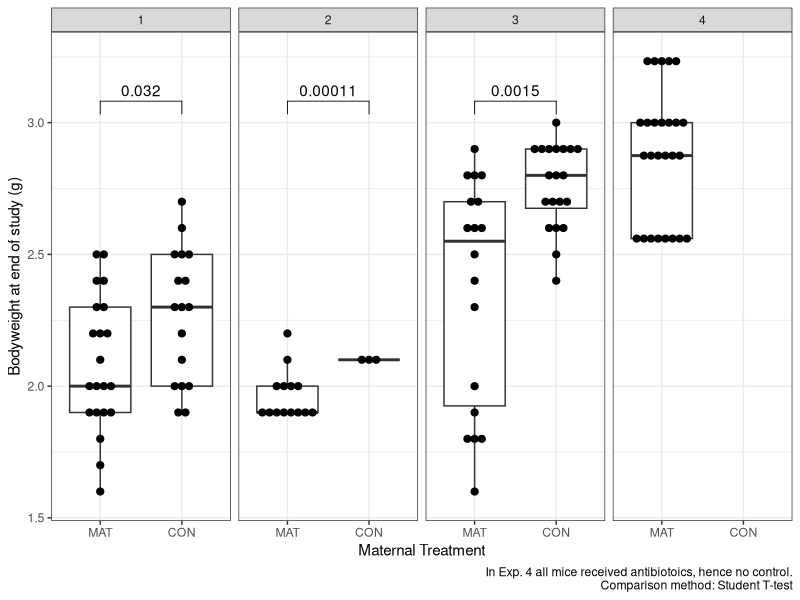
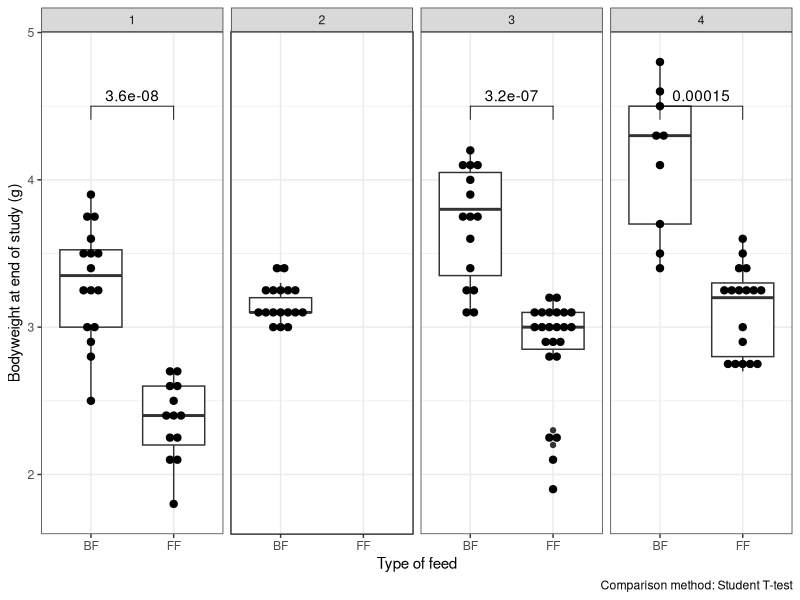
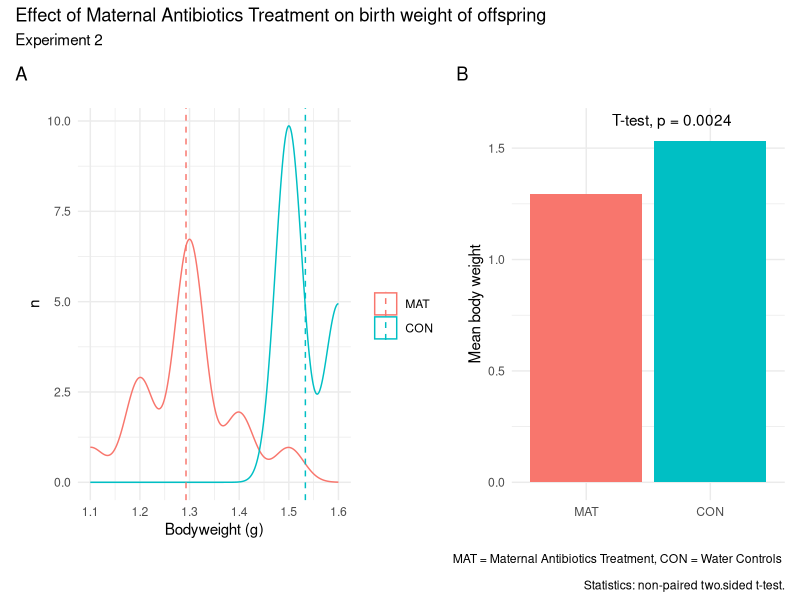
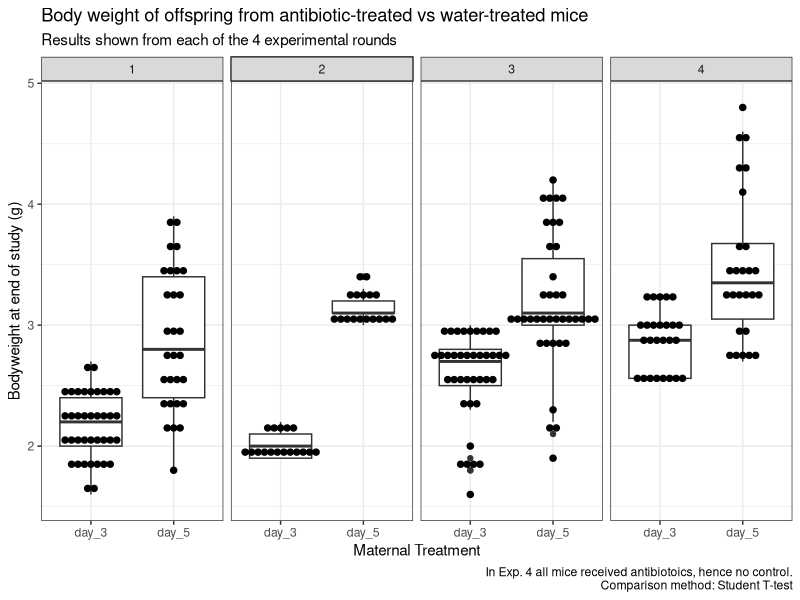

The R source for these figures, in order: (Note: this script raises an error after producing the figures.)
## ---- chunk 1
knitr::opts_chunk$set(echo = TRUE)
library(rstatix)
library(ggpubr)
library(patchwork)
library(tidyverse)
library(readxl)
library(broom)
## ---- chunk 2
data <- read_excel("data/processed/weight_development.xlsx") %>% 
  select(sample_id:cage, bodyweight_birthday_group_average, bodyweight_birthday_plus_24H_group_average, bodyweight_birthday_plus_48H_group_average, bodyweight_baseline, bodyweight_baseline_plus_24h, bodyweight_baseline_plus_48h) %>% 
  rename(day_0 = "bodyweight_birthday_group_average",
         day_1 = "bodyweight_birthday_plus_24H_group_average", 
         day_2 = "bodyweight_birthday_plus_48H_group_average",
         day_3 = bodyweight_baseline, 
         day_4 = `bodyweight_baseline_plus_24h`, 
         day_5 = `bodyweight_baseline_plus_48h`,) %>% 
  pivot_longer(., cols = c(day_0:day_5),
                names_to = "time",
                values_to = "bodyweight") %>% 
  mutate(received_antibiotics = recode_factor(received_antibiotics, 
                                       Yes = "MAT",
                                       No = "CON"))
  #%>%
  # #mutate(across(where(is_character),as_factor))
## ---- chunk 3
startweight <- data %>% 
  filter(exp_number %in% c("1", "2", "3","4")) %>% 
  filter(time %in% c("day_3", "day_5")) %>%
  drop_na(bodyweight) %>% 
  group_by(exp_number, type_of_feed, maternal_treatment, group, time) %>% 
  summarise(startweight = mean(bodyweight),
            sd = sd(bodyweight))

startweight %>% 
  filter(exp_number == "2") %>% 
  arrange(time)
## ---- chunk 4
get_box_stats <- function(y, upper_limit = max(data$bodyweight[data$time == "day_5"]) * 1.2) {
  return(data.frame(
    y =  0.9*upper_limit,
    label = paste(
      "n =", length(y), "\n",
      "Mean =", round(mean(y), 2), "\n" #,
      #"Median =", round(median(y), 2), "\n"
    )
  ))
}

my_comparisons <- list( c("CON", "MAT"))

data %>% 
  #filter(exp_number %in% c("1", "2", "3","4")) %>% 
  filter(time %in% c("day_3")) %>%
  drop_na(bodyweight) %>% 
  ggplot(
    aes(x = received_antibiotics,
        y = bodyweight)
  ) +
  geom_boxplot() +
  geom_dotplot(
     binaxis = "y", stackdir = "center", dotsize = 0.5) +
  facet_grid(~ exp_number) +
  stat_summary(
    fun.data = get_box_stats, geom = "text", hjust = 0.5, vjust = 0.9) +
  labs(
    #title = "Body weight of offspring from antibiotic-treated vs water-treated mice",
   # subtitle = "Results shown from each of the 4 experimental rounds",
    caption = "In Exp. 4 all mice received antibiotoics, hence no control.
    Comparison method: Student T-test",
    x = "Maternal Treatment",
    y = "Bodyweight at end of study (g)"
  ) +
  theme_bw() + 
  stat_compare_means(
    method = "t.test", 
    label.y = 3, 
    comparisons = my_comparisons
    )
## ---- chunk 5
get_box_stats <- function(y, upper_limit = max(data$bodyweight[data$time == "day_5"]) * 1.2) {
  return(data.frame(
    y =  0.9*upper_limit,
    label = paste(
      "n =", length(y), "\n",
      "Mean =", round(mean(y), 2), "\n" #,
      #"Median =", round(median(y), 2), "\n"
    )
  ))
}

my_comparisons <- list( c("BF", "FF"))

data %>% 
  #filter(exp_number %in% c("1", "2", "3","4")) %>% 
  filter(time %in% c("day_5")) %>%
  drop_na(bodyweight) %>% 
  ggplot(
    aes(x = type_of_feed,
        y = bodyweight)
  ) +
  geom_boxplot() +
  geom_dotplot(
     binaxis = "y", stackdir = "center", dotsize = 0.5) +
  facet_grid(~ exp_number) +
  stat_summary(
    fun.data = get_box_stats, geom = "text", hjust = 0.5, vjust = 0.9) +
  labs(
    #title = "Body weight of offspring from antibiotic-treated vs water-treated mice",
   # subtitle = "Results shown from each of the 4 experimental rounds",
    caption = " Comparison method: Student T-test",
    x = "Type of feed",
    y = "Bodyweight at end of study (g)"
  ) +
  theme_bw() + 
  stat_compare_means(
    method = "t.test", 
    label.y = 4.35, 
    comparisons = my_comparisons
    )
## ---- chunk 6
birthweight <- data %>% 
  filter(exp_number %in% "2") %>% 
  filter(time %in% c("day_0", "day_1", "day_2")) %>%
  drop_na(bodyweight) %>% 
  group_by(exp_number, maternal_treatment, time) %>% 
  summarise(birthweight = mean(bodyweight),
            sd = sd(bodyweight))

birthweight %>% 
  filter(time %in% "day_0") %>% 
  knitr::kable()

lm_birthweight <- data %>%  #LM for effect of gestational age on offspring birthweight. 
  filter(exp_number %in% "2") %>% 
  filter(time %in% c("day_0", "day_1", "day_2")) %>%
  drop_na(bodyweight) %>% 
  filter(time == "day_0") %>% 
  mutate(gestation_age = if_else(maternal_treatment == "CON", 21,20)) %>% 
  do(lm(bodyweight ~ gestation_age + maternal_treatment,.) %>% tidy)
lm_birthweight

data %>% # ANOVA for effect of gestational age on offspring birthweight. 
  filter(exp_number %in% "2") %>% 
  filter(time %in% c("day_0", "day_1", "day_2")) %>%
  drop_na(bodyweight) %>% 
  filter(time == "day_0") %>% 
  mutate(gestation_age = if_else(maternal_treatment == "CON", 21,20)) %>% 
  rstatix::anova_test(., bodyweight ~ gestation_age)
  
## ---- chunk 7
exp2.bw.density <- data %>% 
  filter(exp_number == "2") %>% 
  filter(time == 'day_0') %>% 
  ggplot(aes(x = bodyweight, color = received_antibiotics)) +
    geom_density() +
  geom_vline(data = data %>% 
              filter(exp_number == "2") %>% 
  filter(time == 'day_0') %>% 
  group_by(received_antibiotics) %>% 
  summarise(grp.mean = mean(bodyweight)), aes(xintercept=grp.mean, color=received_antibiotics),
             linetype="dashed") +
  guides(fill = guide_legend(title = ""),
         colour = guide_legend(title = " ")) + 
  labs(title = "", y = "n", x = "Bodyweight (g)") +
  theme_minimal() 

exp2.bw.col <- data %>% 
  filter(exp_number == "2") %>% 
  filter(time == 'day_0') %>% 
  ggplot(aes(x = received_antibiotics, y = bodyweight, fill = received_antibiotics)) +
  geom_bar(stat = "summary",
           fun = "mean") +
  labs(title = "", y = "Mean body weight", x = "") +
  theme_minimal() +  
  stat_compare_means(
    method = "t.test", 
    label.y = 1.6, 
    label.x.npc = 0.4) +
  theme(legend.position="none")

birth_weight_patch <- (exp2.bw.density + exp2.bw.col) + plot_annotation(
  title = 'Effect of Maternal Antibiotics Treatment on birth weight of offspring',
  subtitle = 'Experiment 2',
  tag_levels = 'A',
  caption = 'MAT = Maternal Antibiotics Treatment, CON = Water Controls \n 
  Statistics: non-paired two.sided t-test.'
)
birth_weight_patch
#ggsave("../Results/Weight/Figure_1_Birthweights.png", birth_weight_patch)


## ---- chunk 8
get_box_stats <- function(y, upper_limit = max(data$bodyweight[data$time == "day_5"]) * 1.0) {
  return(data.frame(
    y = 0.9 * upper_limit,
    label = paste(
      "n =", length(y), "\n",
      "Mean =", round(mean(y), 2), "\n" #,
      #"Median =", round(median(y), 2), "\n"
    )
  ))
}

my_comparisons <- list( c("CON", "MAT"))

data %>% 
  filter(time %in% c("day_3", "day_5")) %>% 
  ggplot(aes(
    time, bodyweight
  )) + 
  geom_boxplot() +
  facet_wrap(~ exp_number, 
             nrow = 1) + 
  geom_dotplot(
     binaxis = "y", stackdir = "center", dotsize = 0.5) + 
  stat_summary(
    fun.data = get_box_stats, geom = "text", hjust = 0.5, vjust = 0.9) +
  labs(
    title = "Body weight of offspring from antibiotic-treated vs water-treated mice",
    subtitle = "Results shown from each of the 4 experimental rounds",
    caption = "In Exp. 4 all mice received antibiotoics, hence no control.
    Comparison method: Student T-test",
    x = "Maternal Treatment",
    y = "Bodyweight at end of study (g)"
  ) +
  theme_bw() + 
  stat_compare_means(
    method = "t.test", 
    label.y = 3, 
    comparisons = my_comparisons
    )
## ---- chunk 9
############# Effect of Formula vs. Breastfeeding on Weight Gain" ###################

bodyweight_gain_BFvsFORM <- data %>% 
  mutate(weightgain = weight_end - weight_baseline) %>% 
  ggplot(aes(
    type_of_feed, weightgain
  )) + 
  geom_boxplot() +
  facet_wrap(~exp_number, 
             nrow = 1) +
geom_dotplot(
     binaxis = "y", stackdir = "center", dotsize = 0.5) + 
  stat_summary(
    fun.data = get_box_stats, geom = "text", hjust = 0.2, vjust = 0.9) +
  labs(
    title = "Effect of Formula vs. Breastfeeding on Weight Gain",
    subtitle = "Results shown from each of the 4 experimental rounds",
    caption = "In Exp. 2 all mice were breastfed.
    Comparison method: Student T-test",
    x = "Type of feed",
    y = "Body weight increase  (g)"
  ) +
  theme_bw() + 
  stat_compare_means(
    method = "t.test", 
    label.y = 3, 
    comparisons = my_comparisons_2
    )
my_comparisons_2 <- list( c("Breastmilk", "Formula"))
bodyweight_gain_BFvsFORM
## ---- chunk 10
############# Effect of  Antibiotocis on weightgain in Breastfed offspring" ################

bodyweight_gain_WATER_BF_vs_AB_BF <- 
  data %>% 
  mutate(weightgain = weight_end - weight_baseline) %>% 
  filter(type_of_feed == "Breastmilk") %>% 
  ggplot(aes(
    received_antibiotic, weightgain#, colour = mother
    )) + 
  geom_boxplot()+
  geom_point()+
  facet_wrap(~experiment_no, 
             nrow = 1) +
  labs(
    title = "Breastfed offspring +/- Maternal Antiobiotics Treatment"
  )
bodyweight_gain_WATER_BF_vs_AB_BF
